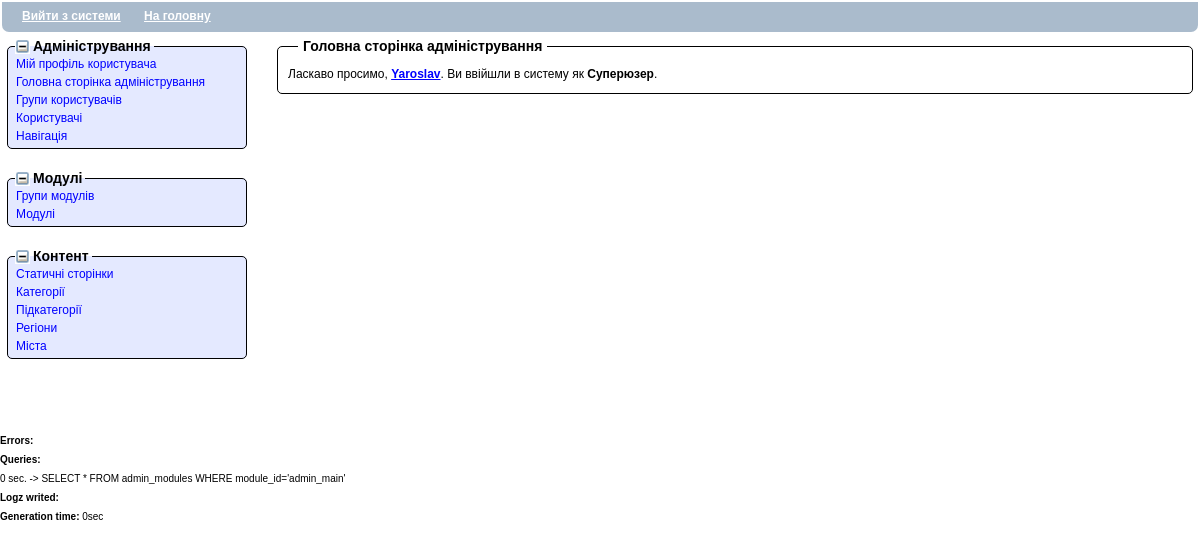
Screenshot of /admin.php?mod=admin_main (signed in) with the database file from the repository.
### tables this page shows
CREATE TABLE `admin_modules` (
  `id` int(11) NOT NULL AUTO_INCREMENT,
  `group` int(11) DEFAULT NULL,
  `name` varchar(50) DEFAULT NULL,
  `module_id` varchar(50) DEFAULT NULL,
  `rights` varchar(255) DEFAULT NULL,
  `extra` enum('0','1') DEFAULT '0',
  `order_id` tinyint(4) DEFAULT '0',
  PRIMARY KEY (`id`),
  UNIQUE KEY `NewIndex1` (`module_id`),
  KEY `NewIndex2` (`group`)
);

CREATE TABLE `users` (
  `id` int(11) NOT NULL AUTO_INCREMENT,
  `reg_id` tinyint(4) DEFAULT NULL,
  `city_id` smallint(6) DEFAULT NULL,
  `login` varchar(50) NOT NULL,
  `pass` varchar(255) NOT NULL DEFAULT '',
  `first_name` varchar(100) DEFAULT '',
  `last_name` varchar(100) DEFAULT NULL,
  `email` varchar(100) DEFAULT '',
  `country` varchar(50) DEFAULT '',
  `region` varchar(50) DEFAULT '',
  `city` varchar(50) DEFAULT '',
  `adress` varchar(50) DEFAULT '',
  `phone` varchar(20) DEFAULT '',
  `icq` varchar(20) DEFAULT '',
  `skype` varchar(30) DEFAULT NULL,
  `register_date` int(11) DEFAULT NULL,
  `last_login` int(11) DEFAULT NULL,
  `last_activity` int(11) DEFAULT NULL,
  `group` int(11) DEFAULT NULL,
  `affiliate` int(11) DEFAULT NULL,
  `active` tinyint(4) DEFAULT '0',
  `photo` varchar(100) DEFAULT '',
  `register_code` varchar(255) DEFAULT '',
  `discount` char(10) DEFAULT '',
  `forget_code` varchar(100) DEFAULT '',
  `blog_id` int(11) DEFAULT NULL,
  `name` char(100) DEFAULT NULL,
  PRIMARY KEY (`id`),
  UNIQUE KEY `blog_id` (`blog_id`),
  KEY `login` (`login`)
);

CREATE TABLE `user_groups` (
  `id` int(11) NOT NULL AUTO_INCREMENT,
  `name` varchar(100) DEFAULT '',
  `code` varchar(20) DEFAULT NULL,
  `is_admin` tinyint(4) DEFAULT '0',
  `admin_rights` tinytext,
  `site_rights` varchar(255) DEFAULT '',
  `order_id` int(11) DEFAULT '0',
  `affiliate` tinyint(4) DEFAULT '0',
  PRIMARY KEY (`id`)
);

CREATE TABLE `admin_mod_groups` (
  `id` int(11) NOT NULL AUTO_INCREMENT,
  `name` varchar(50) DEFAULT NULL,
  `order_id` int(11) DEFAULT '0',
  PRIMARY KEY (`id`)
);

### includes/system.php (called while the page is built, shortened)
<?php
	function check_user_login($uname, $pass, $remember, $src){
		global $errors, $logger;
		$serv_name = $_SERVER['SERVER_NAME'];
		$serv_name=preg_replace('/^www\./si','',$serv_name);
		$res=sql_do("SELECT users.*, user_groups.name AS group_name, user_groups.code AS group_code, user_groups.is_admin, user_groups.admin_rights,
					user_groups.order_id
					FROM users
					LEFT JOIN user_groups ON user_groups.id=users.group
					WHERE users.active=1 AND users.login='".mysql_escape_string($uname)."'");
		if($q=mysql_fetch_array($res,MYSQL_ASSOC)){
			$q['admin_rights']=unserialize($q['admin_rights']);
			if(($src=='cook' && $pass==$q['pass']) || md5($pass.$q['register_date'])==$q['pass']){
				$user=$q;
				$user['logged_in']=true;
				$login_now=0;
				$now=time();
				return $user;
			}else{
				$errors['user_login']='User password incorrect!';
				$logger['user_login']=date('D, d M Y H:i:s', time()).': Attempt to log in from '.$_SERVER['REMOTE_ADDR'].' as '.$uname.';';
				setcookie('login','',time()-3600,'/',$serv_name);
				setcookie('pass','',time()-3600,'/',$serv_name);
			}
		}
		else{
            $errors['user_login']='User login incorrect!';
			$logger['user_login']=date('D, d M Y H:i:s', time()).': Attempt to log in from '.$_SERVER['REMOTE_ADDR'].' as '.$uname.';';
			setcookie('login','',time()-3600,'/',$serv_name);
			setcookie('pass','',time()-3600,'/',$serv_name);
		}
	}
	function sql_do($query){
		global $errors,$queries;
		$start=microtime_float();
		$res=mysql_query($query);
		$end=microtime_float();
		if(!$res){
			$errors[$query]='<font color="blue" size="2"><b>'.mysql_error().'</b></font>';
		}
		else{
			$queries[round($end-$start,4).' sec.']=$query;
		}
		return $res;
	}
	function microtime_float() {
		list($usec, $sec) = explode(" ", microtime());
		return ((float)$usec + (float)$sec);
	}
?>

### definitions.php (called while the page is built, shortened)
<?php
require_once('includes/config.php');
require_once('includes/system.php');
$serv_name = $_SERVER['SERVER_NAME'];;
$serv_name=preg_replace('/^www\./si','',$serv_name);
$config['serv_name']=$serv_name;
$lang=!empty($_GET['lang']) ? $_GET['lang'] : $g_config['def_lang'];
$config['lang']=$lang;
$config['langs']=$g_config['langs'];
$config['lang_arr']=$lang_arr;
$config['url_conf']=$g_config['root_path'];
$config['url_conf_lang']=$lang==$g_config['def_lang'] ? $config['url_conf'] : $config['url_conf'].$lang.'/';
global $user, $errors, $content, $logger;
if(!empty($_COOKIE['login'])&&!empty($_COOKIE['pass'])){
	$user=check_user_login($_COOKIE['login'],$_COOKIE['pass'],'true','cook');
}
elseif(!empty($_COOKIE['fb_id'])){
	$user=check_fb_user_login($_COOKIE['fb_id']);
}
elseif(!empty($_COOKIE['vk_id'])){
	$user=check_vk_user_login($_COOKIE['vk_id']);
}
elseif(!empty($_POST['user_username'])&&!empty($_POST['user_pass'])&&!$user['logged_in']){
	$user=check_user_login($_POST['user_username'],$_POST['user_pass'],$_POST['user_remember'],'post');
}
?>

### includes/config.php (called while the page is built, shortened)
<?
	global $g_config, $cache_time;
	$g_config['db_host']='localhost';
	$g_config['db_user']='root';
	$g_config['db_pass']='';
	$g_config['db_name']='bizcar';
	$g_config['root_path']='/';
	$g_config['per_page']='10';
	$g_config['langs']=array('ukr','rus');
	$g_config['def_lang']='ukr';
?>

### includes/lang/ukr.php (called while the page is built)
<?
	$lang_arr=array(
		'register'=>'Реєстрація',
		'add'=>'Додати оголошення',
		'read_more'=>'читати далі',
		'date'=>'Додано',
        'cat'=>'Категорія',
        'subcat'=>'Підкатегорія',
        'region'=>'Регіон',
        'city'=>'Місто',
        'title'=>'Назва',
        'descr'=>'Опис',
        'phone'=>'Номер телефону',
        'mail'=>'Електронна пошта',
        'url'=>'Посилання',
        'skype'=>'Skype',
        'price'=>'Ціна',
        'contact_name'=>'Ваше ім\'я',
        'expire_date'=>'Розмістити до',
        'not_sel'=>'Не обрано',
        'add_true'=>'Ваше оголошення успішно додано!',
        'uname'=>'Логін',
        'upass'=>'Пароль',
        'rupass'=>'Пароль ще раз',
        'adress'=>'Адреса',
        'icq'=>'icq',
        'blog_alias'=>'Псевдонім блогу',
        'blog_name'=>'Назва блогу',
        'get_blog'=>'Завести блог',
        'not_set'=>' не заповнене',
        'passw_not_m'=>'Паролі не співпадають!',
        'title_ad'=>'Заголовок',
        'expires'=>'Розмістити до',
        'check_input'=>'Перевірте правильність заповнення поля ',
        'errors'=>'Виникли наступні помилки:',
        'main'=>'Головна'
	);
?>

### admin.php (the view, shortened to what this page needs)
<?
require_once('definitions.php');
require_once('includes/formsgen.php');
global $config, $skin_name;
$time_start=microtime_float();
global $user, $admin_modules, $errors, $logger, $queries;
if(($user['is_admin']==1)){
	$query_conf='';
	$res=sql_do("SELECT admin_modules.*,a_g.name AS group_name
				FROM admin_modules
				LEFT JOIN admin_mod_groups AS a_g ON a_g.id=admin_modules.group
				WHERE admin_modules.id>0 $query_conf
				ORDER BY a_g.order_id,a_g.name,admin_modules.order_id");
	$tmp=''; $i=0;$j=0;
	while($q=mysql_fetch_array($res)){
		if($user['group_code']=='root' || !empty($user['admin_rights']['edit'][$q['id']]) || !empty($user['admin_rights']['view'][$q['id']])){
			if($tmp!=$q['group_name']){
				$tmp=$q['group_name'];
				if($i!=0 && $j!=0){
					?></div></fieldset><?
				}
				?><fieldset class="modules_block">
	            <legend class="modules_block_legend opened_group" id="legend_<?=$q['group']?>" onclick="slide_block('group_',<?=$q['group']?>)"><?=$q['group_name']?></legend>
				<div class="admin_group_block" id="group_<?=$q['group']?>"><?
				$j++;
			}
			?><a href="<?=$config['url_conf']?>admin.php?mod=<?=$q['module_id']?>" class="admin_modules_list"><?=$q['name']?></a><?
		$i++;
		}
	}
	if($j!=0){
		?></div></fieldset><?
	}
	$data['main']='';
	if(!empty($_GET['mod']) && (!preg_match('/\.|\//',$_GET['mod']))){
		$res=sql_do("SELECT * FROM admin_modules WHERE module_id='".mysql_escape_string($_GET['mod'])."'");
		if($q=mysql_fetch_array($res)){
    		if($user['group_code']=='root' || !empty($user['admin_rights']['edit'][$q['id']]) || !empty($user['admin_rights']['view'][$q['id']])){
				if(file_exists('admin/modules/'.$_GET['mod'].'.php')){
					$data['main'].='<fieldset class="main_box"><legend>'.$q['name'].'</legend>';
			    	include('admin/modules/'.$_GET['mod'].'.php');
			    	$data['main'].=ob_get_contents();
			    	$data['main'].='</fieldset>';
				}
				else{
					$data['main']='<span class="error">Ошибка! Файл модуля не найден!</span>';
				}
    		}
    		else{
    			$data['main']='<span class="error">Ошибка! Вам запрещен доступ к этому модулю!</span>';
    		}
    	}
    	else{
    		$data['main']='<span class="error">Ошибка! Модуль не существует!</span>';
    	}
	}
	include('admin/skin.php');
}
$log_string='';
$error_string='';
$queries_string='';
if (!empty($queries)){
	foreach($queries as $q_id => $q_data){
		$queries_string.=$q_id.' -> '.$q_data.'<br>';
	}
}
echo '<small><b>Errors:</b><br>'.$error_string.'</small>';
echo '<small><b>Queries:</b><br>'.$queries_string.'</small>';
echo '<small><b>Logz writed:</b><br>'.$log_string.'</small>';
echo '<small><b>Generation time: </b>'.round(microtime_float() - $time_start, 3).'sec</small>';
?>

### admin/modules/admin_main.php (shortened to what this page needs)
?><div style="margin: 10px;">Ласкаво просимо, <b><a href="admin.php?mod=user_profile"><?=$user['first_name']?></a></b>. Ви ввійшли в систему як <b><?=$user['group_name']?></b>.</div><?

### admin/style.css (style rules this page uses)
* { margin: 0; padding: 0; }
html { height: 100%; }
body { font: 12px/18px Arial, Tahoma, Verdana, sans-serif; height: 100%; }
a { color: blue; outline: none; text-decoration: underline; }
.modules_block { margin: 5px 5px 20px 5px; padding: 0 3px 3px 3px; border: 1px solid black; background: #e4e9ff; -moz-border-radius: 5px 5px 5px 5px; -webkit-border-radius: 5px 5px 5px 5px; }
.modules_block_legend { margin-left: 4px; padding: 0 3px 0 3px; cursor: default; font-size: 14px; font-weight: bold; }
.opened_group { padding-left: 18px; background: url("../img/negative.gif") left center no-repeat; }
.admin_group_block { margin-left: 5px; }
.main_box { margin: 5px; border: 1px solid black; -moz-border-radius: 5px 5px 5px 5px; -webkit-border-radius: 5px 5px 5px 5px; }
.main_box legend { margin-left: 20px; padding: 0 5px 0 5px; cursor: default; font-size: 14px; font-weight: bold; }
.admin_modules_list { display: block; text-decoration: none; }

### rows the page displays
admin_modules: name "Головна сторінка адміністрування"
users: first_name "Yaroslav", user_groups.name "Суперюзер"
admin_modules: admin_mod_groups.name "Адміністрування", name "Мій профіль користувача"
admin_modules: name "Групи користувачів"
admin_modules: name "Користувачі"
admin_modules: name "Навігація"
admin_modules: admin_mod_groups.name "Модулі", name "Групи модулів"
admin_modules: name "Модулі"
admin_modules: admin_mod_groups.name "Контент", name "Статичні сторінки"
admin_modules: name "Категорії"
admin_modules: name "Підкатегорії"
admin_modules: name "Регіони"
admin_modules: name "Міста"

### other values shown
$data['logout'] "Вийти з системи"
$data['to_home'] "На головну"
$q_id "0 sec."
$q_data "SELECT * FROM admin_modules WHERE module_id='admin_main'"
microtime_float() - $time_start "0"
